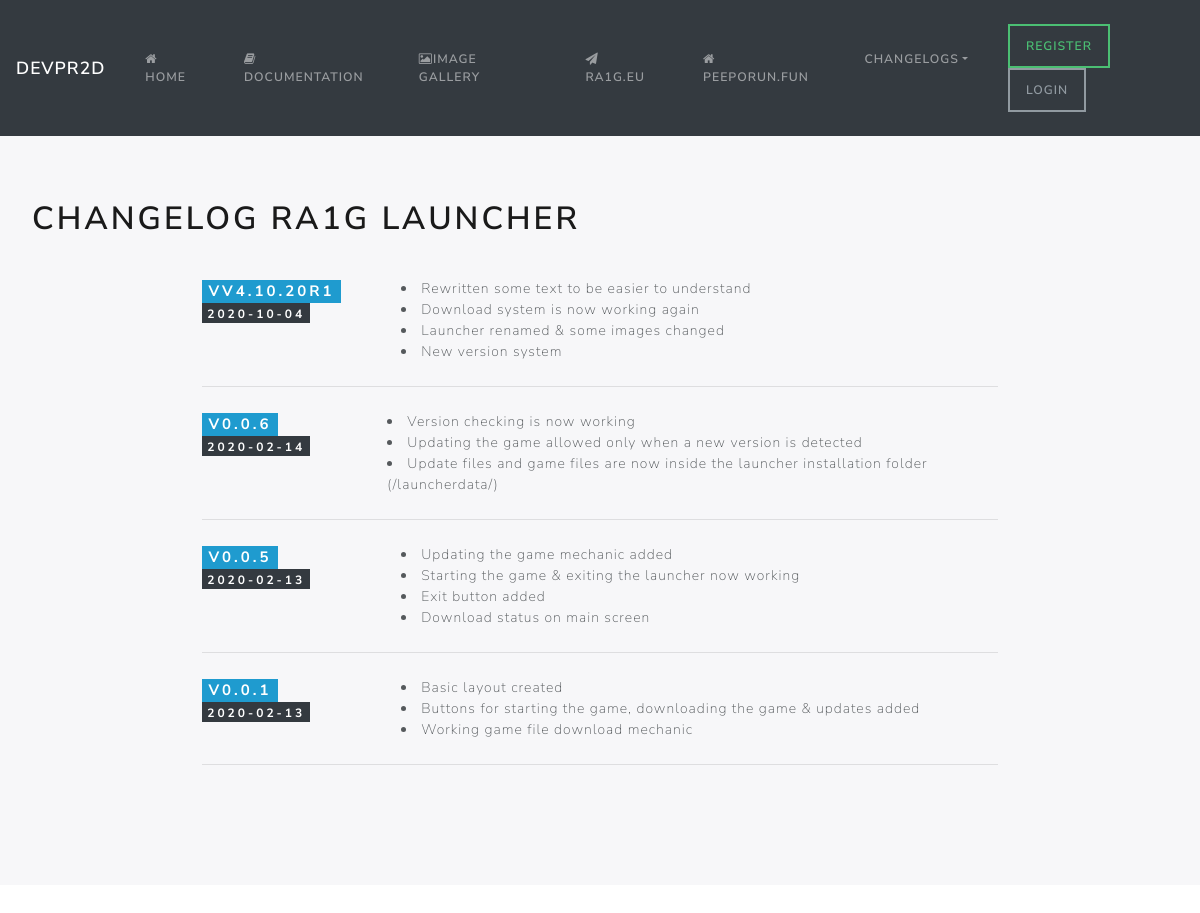
Page /changelogrl.php on the earlier database version.
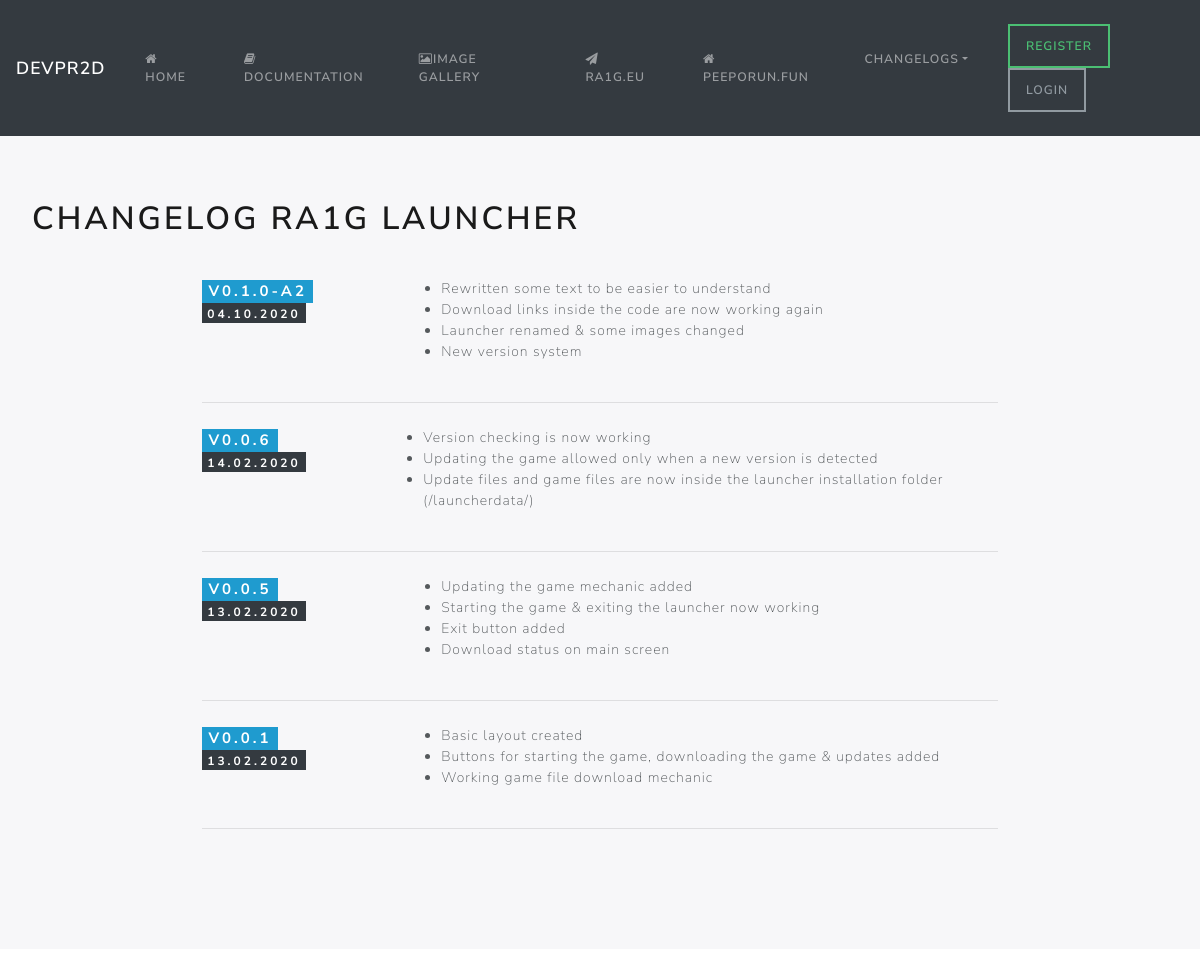
Same page on the later database version.
### tables this page shows
CREATE TABLE `changelogrl` (
  `id` int(11) NOT NULL,
  `date` varchar(100) NOT NULL,
  `version` varchar(20) NOT NULL,
  `text` longtext NOT NULL
);

### classes/DB.php (called while the page is built, shortened)
<?php
class DB
{
    private $connection;
    public function __construct($host, $username, $password, $dbname, $port = 3306)
    {
        $this->host = $host;
        $this->username = $username;
        $this->password = $password;
        $this->dbname = $dbname;
        $this->port = $port;
        try{
            $connection = new PDO("mysql:host=".$this->host.";dbname=".$this->dbname.";port=".$this->port, $this->username, $this->password);
            $connection->setAttribute(PDO::ATTR_ERRMODE, PDO::ERRMODE_EXCEPTION);
            $this->connection = $connection;
        } catch(PDOException $exception){
            echo "Error while connecting to DB". $exception->getMessage();
        }
    }
    public function getChangelogrlItems(){
        $sql = "SELECT * FROM changelogrl ORDER BY version DESC";
        $stmt = $this->connection->prepare($sql);
        $stmt->execute();
        return $stmt->fetchAll(PDO::FETCH_ASSOC);
    }
}
?>

### changelogrl.php (the view, shortened to what this page needs)
<!doctype html>
<html>
<head>
    <?php
    include_once ("header.php");
    ?>
</head>
<body>
<nav class="navbar navbar-expand-lg navbar-dark bg-dark">
    <?php include_once ("menu.php");
    $changelogitems = $db->getChangelogrlItems();
    ?>
</nav>
<div class="jumbotron">
    <h1 class="display-5">Changelog RA1G Launcher</h1>
    <div class="changelog">
        <div class="wrapper">
            <?php foreach($changelogitems as $key => $changelogitem){
                ?>
                <div class="changelog__item">
                    <div class="changelog__meta">
                        <h4 class="changelog__title" id="chversion"><span class="badge badge-info">v<?php echo $changelogitem['version']; ?></span></h4>
                        <h5 class="changelog__date" id="chdate"><span class="badge badge-dark"><?php echo $changelogitem['date']; ?></span></h5>
                    </div>
                    <div class="changelog__detail">
                            <?php echo $changelogitem['text']; ?>
                    </div>
                </div>
                <hr class="my-4">
            <?php } ?>
        </div>
    </div>
</div>
</body>
</html>

Differences in the rows shown:
changed changelogrl: version "V4.10.20R1" → "0.1.0-A2"; date "2020-10-04" → "04.10.2020"; text "Rewritten some text to be easier to understand Download system is now working again Launcher renamed & some images changed New version system" → "Rewritten some text to be easier to understand Download links inside the code are now working again Launcher renamed & some images changed New version system"
changed changelogrl (number 2 of 4 on the later page): date "2020-02-14" → "14.02.2020"
changed changelogrl (number 3 of 4 on the later page): date "2020-02-13" → "13.02.2020"
changed changelogrl (number 4 of 4 on the later page): date "2020-02-13" → "13.02.2020"
